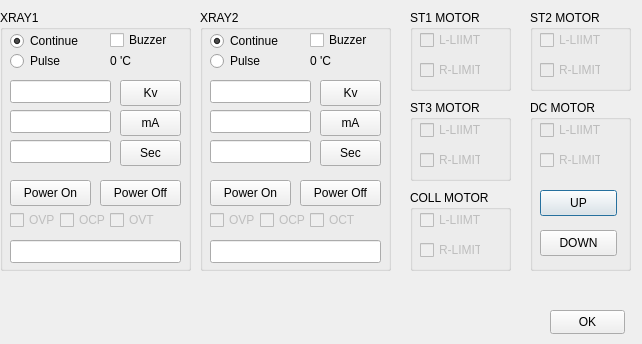
<?xml version="1.0" encoding="UTF-8"?>
<ui version="4.0">
 <class>Dialog</class>
 <widget class="QDialog" name="Dialog">
  <property name="geometry">
   <rect>
    <x>0</x>
    <y>0</y>
    <width>642</width>
    <height>344</height>
   </rect>
  </property>
  <property name="windowTitle">
   <string>Dialog</string>
  </property>
  <widget class="QGroupBox" name="groupBox_4">
   <property name="geometry">
    <rect>
     <x>410</x>
     <y>190</y>
     <width>101</width>
     <height>81</height>
    </rect>
   </property>
   <property name="title">
    <string>COLL MOTOR</string>
   </property>
  </widget>
  <widget class="QCheckBox" name="checkBox_st2_right">
   <property name="enabled">
    <bool>false</bool>
   </property>
   <property name="geometry">
    <rect>
     <x>540</x>
     <y>60</y>
     <width>61</width>
     <height>20</height>
    </rect>
   </property>
   <property name="text">
    <string>R-LIMIT</string>
   </property>
  </widget>
  <widget class="QGroupBox" name="groupBox_2">
   <property name="geometry">
    <rect>
     <x>530</x>
     <y>10</y>
     <width>101</width>
     <height>81</height>
    </rect>
   </property>
   <property name="title">
    <string>ST2 MOTOR</string>
   </property>
  </widget>
  <widget class="QCheckBox" name="checkBox_dc1_left">
   <property name="enabled">
    <bool>false</bool>
   </property>
   <property name="geometry">
    <rect>
     <x>540</x>
     <y>120</y>
     <width>61</width>
     <height>20</height>
    </rect>
   </property>
   <property name="text">
    <string>L-LIIMT</string>
   </property>
  </widget>
  <widget class="QCheckBox" name="checkBox_st1_right">
   <property name="enabled">
    <bool>false</bool>
   </property>
   <property name="geometry">
    <rect>
     <x>420</x>
     <y>60</y>
     <width>61</width>
     <height>20</height>
    </rect>
   </property>
   <property name="text">
    <string>R-LIMIT</string>
   </property>
  </widget>
  <widget class="QCheckBox" name="checkBox_coll_right">
   <property name="enabled">
    <bool>false</bool>
   </property>
   <property name="geometry">
    <rect>
     <x>420</x>
     <y>240</y>
     <width>61</width>
     <height>20</height>
    </rect>
   </property>
   <property name="text">
    <string>R-LIMIT</string>
   </property>
  </widget>
  <widget class="QCheckBox" name="checkBox_st1_left">
   <property name="enabled">
    <bool>false</bool>
   </property>
   <property name="geometry">
    <rect>
     <x>420</x>
     <y>30</y>
     <width>61</width>
     <height>20</height>
    </rect>
   </property>
   <property name="text">
    <string>L-LIIMT</string>
   </property>
  </widget>
  <widget class="QCheckBox" name="checkBox_coll_left">
   <property name="enabled">
    <bool>false</bool>
   </property>
   <property name="geometry">
    <rect>
     <x>420</x>
     <y>210</y>
     <width>61</width>
     <height>20</height>
    </rect>
   </property>
   <property name="text">
    <string>L-LIIMT</string>
   </property>
  </widget>
  <widget class="QCheckBox" name="checkBox_st2_left">
   <property name="enabled">
    <bool>false</bool>
   </property>
   <property name="geometry">
    <rect>
     <x>540</x>
     <y>30</y>
     <width>61</width>
     <height>20</height>
    </rect>
   </property>
   <property name="text">
    <string>L-LIIMT</string>
   </property>
  </widget>
  <widget class="QGroupBox" name="groupBox_3">
   <property name="geometry">
    <rect>
     <x>530</x>
     <y>100</y>
     <width>101</width>
     <height>171</height>
    </rect>
   </property>
   <property name="title">
    <string>DC MOTOR</string>
   </property>
   <widget class="QPushButton" name="pushButton_dc_motor_up">
    <property name="geometry">
     <rect>
      <x>10</x>
      <y>90</y>
      <width>77</width>
      <height>26</height>
     </rect>
    </property>
    <property name="text">
     <string>UP</string>
    </property>
   </widget>
   <widget class="QPushButton" name="pushButton_dc_motor_down">
    <property name="geometry">
     <rect>
      <x>10</x>
      <y>130</y>
      <width>77</width>
      <height>26</height>
     </rect>
    </property>
    <property name="text">
     <string>DOWN</string>
    </property>
   </widget>
  </widget>
  <widget class="QGroupBox" name="groupBox">
   <property name="geometry">
    <rect>
     <x>410</x>
     <y>10</y>
     <width>101</width>
     <height>81</height>
    </rect>
   </property>
   <property name="title">
    <string>ST1 MOTOR</string>
   </property>
  </widget>
  <widget class="QCheckBox" name="checkBox_dc1_right">
   <property name="enabled">
    <bool>false</bool>
   </property>
   <property name="geometry">
    <rect>
     <x>540</x>
     <y>150</y>
     <width>61</width>
     <height>20</height>
    </rect>
   </property>
   <property name="text">
    <string>R-LIMIT</string>
   </property>
  </widget>
  <widget class="QCheckBox" name="checkBox_st3_left">
   <property name="enabled">
    <bool>false</bool>
   </property>
   <property name="geometry">
    <rect>
     <x>420</x>
     <y>120</y>
     <width>61</width>
     <height>20</height>
    </rect>
   </property>
   <property name="text">
    <string>L-LIIMT</string>
   </property>
  </widget>
  <widget class="QCheckBox" name="checkBox_st3_right">
   <property name="enabled">
    <bool>false</bool>
   </property>
   <property name="geometry">
    <rect>
     <x>420</x>
     <y>150</y>
     <width>61</width>
     <height>20</height>
    </rect>
   </property>
   <property name="text">
    <string>R-LIMIT</string>
   </property>
  </widget>
  <widget class="QGroupBox" name="groupBox_5">
   <property name="geometry">
    <rect>
     <x>410</x>
     <y>100</y>
     <width>101</width>
     <height>81</height>
    </rect>
   </property>
   <property name="title">
    <string>ST3 MOTOR</string>
   </property>
  </widget>
  <widget class="QPushButton" name="pushButton_OK">
   <property name="geometry">
    <rect>
     <x>550</x>
     <y>310</y>
     <width>75</width>
     <height>24</height>
    </rect>
   </property>
   <property name="text">
    <string>OK</string>
   </property>
  </widget>
  <widget class="QGroupBox" name="groupBox_6">
   <property name="geometry">
    <rect>
     <x>200</x>
     <y>10</y>
     <width>191</width>
     <height>261</height>
    </rect>
   </property>
   <property name="title">
    <string>XRAY2</string>
   </property>
   <widget class="QRadioButton" name="radioButton_xray2_continue">
    <property name="geometry">
     <rect>
      <x>10</x>
      <y>20</y>
      <width>97</width>
      <height>22</height>
     </rect>
    </property>
    <property name="text">
     <string>Continue</string>
    </property>
    <property name="checked">
     <bool>true</bool>
    </property>
   </widget>
   <widget class="QRadioButton" name="radioButton_xray2_pulse">
    <property name="geometry">
     <rect>
      <x>10</x>
      <y>40</y>
      <width>97</width>
      <height>22</height>
     </rect>
    </property>
    <property name="text">
     <string>Pulse</string>
    </property>
   </widget>
   <widget class="QCheckBox" name="checkBox_xray2_buzzer">
    <property name="enabled">
     <bool>true</bool>
    </property>
    <property name="geometry">
     <rect>
      <x>110</x>
      <y>20</y>
      <width>61</width>
      <height>20</height>
     </rect>
    </property>
    <property name="text">
     <string>Buzzer</string>
    </property>
   </widget>
   <widget class="QLineEdit" name="lineEdit_xray2_kv">
    <property name="geometry">
     <rect>
      <x>10</x>
      <y>70</y>
      <width>101</width>
      <height>23</height>
     </rect>
    </property>
   </widget>
   <widget class="QLineEdit" name="lineEdit_xray2_ma">
    <property name="geometry">
     <rect>
      <x>10</x>
      <y>100</y>
      <width>101</width>
      <height>23</height>
     </rect>
    </property>
   </widget>
   <widget class="QLineEdit" name="lineEdit_xray2_time">
    <property name="geometry">
     <rect>
      <x>10</x>
      <y>130</y>
      <width>101</width>
      <height>23</height>
     </rect>
    </property>
   </widget>
   <widget class="QLineEdit" name="lineEdit_xray2_status">
    <property name="geometry">
     <rect>
      <x>10</x>
      <y>230</y>
      <width>171</width>
      <height>23</height>
     </rect>
    </property>
   </widget>
   <widget class="QPushButton" name="pushButton_xray2_kv">
    <property name="geometry">
     <rect>
      <x>120</x>
      <y>70</y>
      <width>61</width>
      <height>26</height>
     </rect>
    </property>
    <property name="text">
     <string>Kv</string>
    </property>
   </widget>
   <widget class="QPushButton" name="pushButton_xray2_ma">
    <property name="geometry">
     <rect>
      <x>120</x>
      <y>100</y>
      <width>61</width>
      <height>26</height>
     </rect>
    </property>
    <property name="text">
     <string>mA</string>
    </property>
   </widget>
   <widget class="QPushButton" name="pushButton_xray2_sec">
    <property name="geometry">
     <rect>
      <x>120</x>
      <y>130</y>
      <width>61</width>
      <height>26</height>
     </rect>
    </property>
    <property name="text">
     <string>Sec</string>
    </property>
   </widget>
   <widget class="QPushButton" name="pushButton_xray2_power_on">
    <property name="geometry">
     <rect>
      <x>10</x>
      <y>170</y>
      <width>81</width>
      <height>26</height>
     </rect>
    </property>
    <property name="text">
     <string>Power On</string>
    </property>
   </widget>
   <widget class="QPushButton" name="pushButton_xray2_power_off">
    <property name="geometry">
     <rect>
      <x>100</x>
      <y>170</y>
      <width>81</width>
      <height>26</height>
     </rect>
    </property>
    <property name="text">
     <string>Power Off</string>
    </property>
   </widget>
   <widget class="QCheckBox" name="checkBox_xray2_ovp">
    <property name="enabled">
     <bool>false</bool>
    </property>
    <property name="geometry">
     <rect>
      <x>10</x>
      <y>200</y>
      <width>61</width>
      <height>20</height>
     </rect>
    </property>
    <property name="text">
     <string>OVP</string>
    </property>
   </widget>
   <widget class="QCheckBox" name="checkBox_xray2_ocp">
    <property name="enabled">
     <bool>false</bool>
    </property>
    <property name="geometry">
     <rect>
      <x>60</x>
      <y>200</y>
      <width>61</width>
      <height>20</height>
     </rect>
    </property>
    <property name="text">
     <string>OCP</string>
    </property>
   </widget>
   <widget class="QCheckBox" name="checkBox_xray2_ovt">
    <property name="enabled">
     <bool>false</bool>
    </property>
    <property name="geometry">
     <rect>
      <x>110</x>
      <y>200</y>
      <width>61</width>
      <height>20</height>
     </rect>
    </property>
    <property name="text">
     <string>OCT</string>
    </property>
   </widget>
   <widget class="QLabel" name="label_xray2_temp">
    <property name="geometry">
     <rect>
      <x>110</x>
      <y>40</y>
      <width>51</width>
      <height>21</height>
     </rect>
    </property>
    <property name="text">
     <string>0 'C</string>
    </property>
   </widget>
  </widget>
  <widget class="QGroupBox" name="groupBox_7">
   <property name="geometry">
    <rect>
     <x>0</x>
     <y>10</y>
     <width>191</width>
     <height>261</height>
    </rect>
   </property>
   <property name="title">
    <string>XRAY1</string>
   </property>
   <widget class="QRadioButton" name="radioButton_xray1_continue">
    <property name="geometry">
     <rect>
      <x>10</x>
      <y>20</y>
      <width>97</width>
      <height>22</height>
     </rect>
    </property>
    <property name="text">
     <string>Continue</string>
    </property>
    <property name="checked">
     <bool>true</bool>
    </property>
   </widget>
   <widget class="QRadioButton" name="radioButton_xray1_pulse">
    <property name="geometry">
     <rect>
      <x>10</x>
      <y>40</y>
      <width>97</width>
      <height>22</height>
     </rect>
    </property>
    <property name="text">
     <string>Pulse</string>
    </property>
   </widget>
   <widget class="QCheckBox" name="checkBox_xray1_buzzer">
    <property name="enabled">
     <bool>true</bool>
    </property>
    <property name="geometry">
     <rect>
      <x>110</x>
      <y>20</y>
      <width>61</width>
      <height>20</height>
     </rect>
    </property>
    <property name="text">
     <string>Buzzer</string>
    </property>
   </widget>
   <widget class="QLineEdit" name="lineEdit_xray1_kv">
    <property name="geometry">
     <rect>
      <x>10</x>
      <y>70</y>
      <width>101</width>
      <height>23</height>
     </rect>
    </property>
   </widget>
   <widget class="QLineEdit" name="lineEdit_xray1_ma">
    <property name="geometry">
     <rect>
      <x>10</x>
      <y>100</y>
      <width>101</width>
      <height>23</height>
     </rect>
    </property>
   </widget>
   <widget class="QLineEdit" name="lineEdit_xray1_time">
    <property name="geometry">
     <rect>
      <x>10</x>
      <y>130</y>
      <width>101</width>
      <height>23</height>
     </rect>
    </property>
   </widget>
   <widget class="QLineEdit" name="lineEdit_xray1_status">
    <property name="geometry">
     <rect>
      <x>10</x>
      <y>230</y>
      <width>171</width>
      <height>23</height>
     </rect>
    </property>
   </widget>
   <widget class="QPushButton" name="pushButton_xray1_kv">
    <property name="geometry">
     <rect>
      <x>120</x>
      <y>70</y>
      <width>61</width>
      <height>26</height>
     </rect>
    </property>
    <property name="text">
     <string>Kv</string>
    </property>
   </widget>
   <widget class="QPushButton" name="pushButton_xray1_ma">
    <property name="geometry">
     <rect>
      <x>120</x>
      <y>100</y>
      <width>61</width>
      <height>26</height>
     </rect>
    </property>
    <property name="text">
     <string>mA</string>
    </property>
   </widget>
   <widget class="QPushButton" name="pushButton_xray1_sec">
    <property name="geometry">
     <rect>
      <x>120</x>
      <y>130</y>
      <width>61</width>
      <height>26</height>
     </rect>
    </property>
    <property name="text">
     <string>Sec</string>
    </property>
   </widget>
   <widget class="QPushButton" name="pushButton_xray1_power_on">
    <property name="geometry">
     <rect>
      <x>10</x>
      <y>170</y>
      <width>81</width>
      <height>26</height>
     </rect>
    </property>
    <property name="text">
     <string>Power On</string>
    </property>
   </widget>
   <widget class="QPushButton" name="pushButton_xray1_power_off">
    <property name="geometry">
     <rect>
      <x>100</x>
      <y>170</y>
      <width>81</width>
      <height>26</height>
     </rect>
    </property>
    <property name="text">
     <string>Power Off</string>
    </property>
   </widget>
   <widget class="QCheckBox" name="checkBox_xray1_ovp">
    <property name="enabled">
     <bool>false</bool>
    </property>
    <property name="geometry">
     <rect>
      <x>10</x>
      <y>200</y>
      <width>61</width>
      <height>20</height>
     </rect>
    </property>
    <property name="text">
     <string>OVP</string>
    </property>
   </widget>
   <widget class="QCheckBox" name="checkBox_xray1_ocp">
    <property name="enabled">
     <bool>false</bool>
    </property>
    <property name="geometry">
     <rect>
      <x>60</x>
      <y>200</y>
      <width>61</width>
      <height>20</height>
     </rect>
    </property>
    <property name="text">
     <string>OCP</string>
    </property>
   </widget>
   <widget class="QCheckBox" name="checkBox_xray1_ovt">
    <property name="enabled">
     <bool>false</bool>
    </property>
    <property name="geometry">
     <rect>
      <x>110</x>
      <y>200</y>
      <width>61</width>
      <height>20</height>
     </rect>
    </property>
    <property name="text">
     <string>OVT</string>
    </property>
   </widget>
   <widget class="QLabel" name="label_xray1_temp">
    <property name="geometry">
     <rect>
      <x>110</x>
      <y>40</y>
      <width>51</width>
      <height>21</height>
     </rect>
    </property>
    <property name="text">
     <string>0 'C</string>
    </property>
   </widget>
  </widget>
 </widget>
 <resources/>
 <connections/>
</ui>
